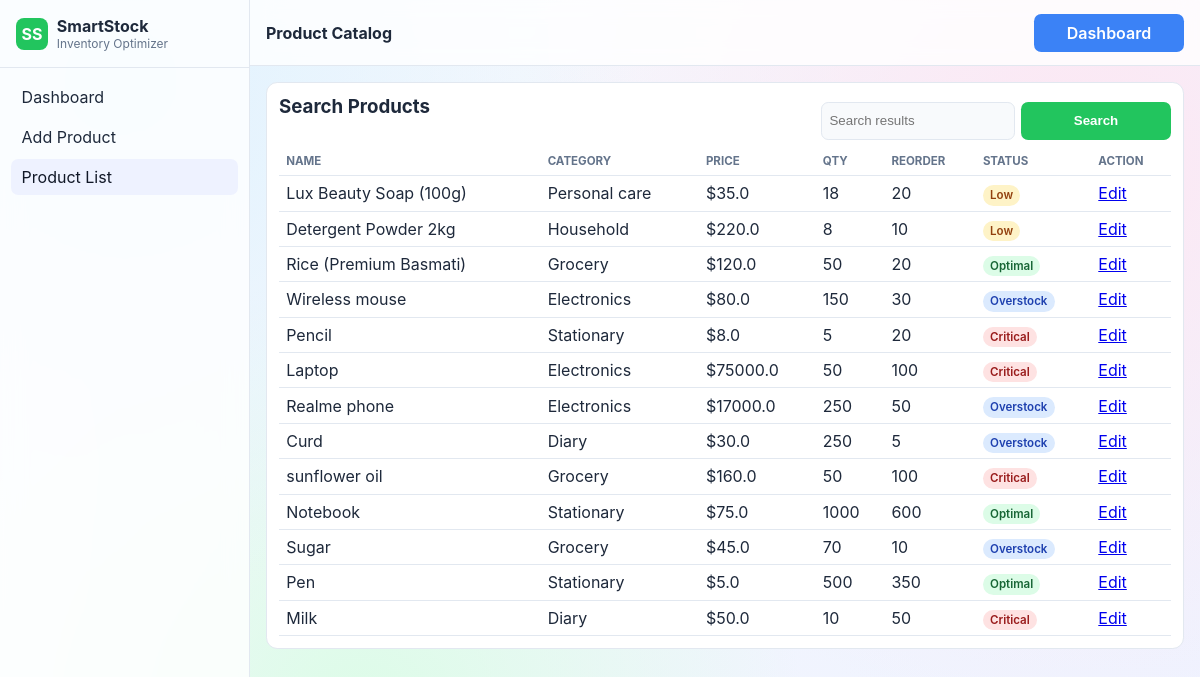
The page /products/ (signed in) on the database its author committed.
### stockapp/models.py (models this page shows, shortened)
class Product(models.Model):
    name = models.CharField(max_length=100)
    category = models.CharField(max_length=100)
    sku = models.CharField(max_length=40, unique=True, blank=True, null=True)
    price = models.FloatField(default=0, validators=[MinValueValidator(0)])
    quantity = models.IntegerField(validators=[MinValueValidator(0)])
    reorder_level = models.IntegerField(validators=[MinValueValidator(0)])
    supplier = models.ForeignKey(Supplier, null=True, blank=True, on_delete=models.SET_NULL)
    last_low_stock_notification = models.DateTimeField(null=True, blank=True)
    created_at = models.DateTimeField(auto_now_add=True, null=True, blank=True)
    updated_at = models.DateTimeField(auto_now=True, null=True, blank=True)

### stockapp/views.py (the view)
# urls.py: path('products/', views.product_list, name='product_list'),
@login_required(login_url='admin_login')
def product_list(request):
    if not request.user.is_staff:
        messages.error(request, 'Only admin can view full product list.')
        return redirect('supplier_dashboard' if hasattr(request.user, 'supplier') else 'admin_login')
    search = request.GET.get('search', '').strip()
    products = Product.objects.all().order_by('-id')
    if search:
        products = products.filter(models.Q(name__icontains=search) | models.Q(category__icontains=search) | models.Q(price__icontains=search))
    rows = build_products(products)
    return render(request, 'product_list.html', {'products': rows, 'search': search})

### stockapp/views.py (called while the page is built)
def get_status(quantity, reorder_level):
    if reorder_level <= 0:
        return 'optimal'
    if quantity <= reorder_level * 0.5:
        return 'critical'
    if quantity <= reorder_level:
        return 'low'
    if quantity > reorder_level * 3:
        return 'overstock'
    return 'optimal'

def build_products(products):
    out = []
    for p in products:
        status = get_status(p.quantity, p.reorder_level)
        out.append({
            'id': p.id,
            'name': p.name,
            'sku': f'SKU-{p.id:04d}',
            'category': p.category,
            'price': p.price,
            'quantity': p.quantity,
            'reorder': p.reorder_level,
            'status': status,
            'value': round(p.quantity * p.price, 2),
        })
    return out

### stockapp/templates/product_list.html (shortened to what this page needs)
{% load static %}
<!doctype html>
<html lang="en">
<head>
  <link rel="stylesheet" href="{% static 'style.css' %}">
</head>
<body>
  <div class="app-shell">
    <aside class="sidebar">
      <div class="brand"><div class="logo">SS</div><div><div class="title">SmartStock</div><div class="subtitle">Inventory Optimizer</div></div></div>
      <nav class="nav-links"><a href="{% url 'dashboard' %}">Dashboard</a><a href="{% url 'add_product' %}">Add Product</a><a class="active" href="{% url 'product_list' %}">Product List</a></nav>
    </aside>
    <div class="main">
      <header class="topbar"><div class="left"><div class="app-title">Product Catalog</div></div><div class="right"><a class="button" href="{% url 'dashboard' %}" style="background:#3b82f6;">Dashboard</a></div></header>
      <main class="content"><div class="panel"><div class="panel-head"><h3>Search Products</h3>
            <form method="get" style="display:flex; gap:.4rem; margin-top:.4rem;"><input class="search" type="text" name="search" placeholder="Search results" value="{{ search }}"><button class="button" type="submit">Search</button></form></div>
          <table>
            <thead><tr><th>Name</th><th>Category</th><th>Price</th><th>Qty</th><th>Reorder</th><th>Status</th><th>Action</th></tr></thead>
            <tbody>
            {% for p in products %}
              <tr><td>{{ p.name }}</td><td>{{ p.category }}</td><td>${{ p.price }}</td><td>{{ p.quantity }}</td><td>{{ p.reorder }}</td><td><span class="badge {{ p.status }}">{{ p.status|title }}</span></td><td><a class="link-btn" href="{% url 'update_product' p.id %}">Edit</a></td></tr>
            {% empty %}
              <tr><td colspan="7">No products found.</td></tr>
            {% endfor %}
            </tbody>
          </table>
        </div></main>
    </div>
  </div>
</body>
</html>

### stockapp/static/style.css (style rules this page uses)
:root { --bg: #f4f7ff; --panel: #ffffff; --text: #1e293b; --muted: #64748b; --border: #e2e8f0; --primary: #22c55e; --accent: #6366f1; --radius: 0.7rem; }
html, body { min-height: 100%; width: 100%; font-family: Inter, system-ui, -apple-system, Segoe UI, Roboto, sans-serif; background: radial-gradient(circle at 10% 10%, #e0f2fe 0%, transparent 40%), radial-gradient(circle at 90% 20%, #fce7f3 0%, transparent 45%), radial-gradient(circle at 30% 90%, #dcfce7 0%, transparent 40%), linear-gradient(135deg, #f8fafc, #eef2ff); color: var(--text); }
body { margin: 0; }
.app-shell { display: flex; min-height: 100vh; }
.sidebar { width: 250px; background: #ffffffcc; backdrop-filter: blur(12px); border-right: 1px solid var(--border); display: flex; flex-direction: column; }
.brand { display: flex; align-items: center; gap: 0.55rem; padding: 1rem; border-bottom: 1px solid var(--border); }
.logo { width: 2rem; height: 2rem; border-radius: 0.5rem; display: grid; place-items: center; background: var(--primary); color: #fff; font-weight: 700; }
.title { font-weight: 700; }
.subtitle { color: var(--muted); font-size: 0.75rem; }
.nav-links { display: flex; flex-direction: column; gap: 0.25rem; padding: 0.7rem; }
.nav-links a { text-decoration: none; color: var(--text); padding: 0.5rem 0.65rem; border-radius: 0.45rem; transition: 0.25s; }
.nav-links a:hover, .nav-links a.active { background: #eef2ff; color: #111827; }
.main { flex: 1; display: flex; flex-direction: column; }
.topbar { background: #ffffffcc; backdrop-filter: blur(10px); border-bottom: 1px solid var(--border); padding: 0.85rem 1rem; display: flex; justify-content: space-between; align-items: center; }
.topbar .app-title { font-weight: 700; }
.search { border: 1px solid var(--border); border-radius: 0.45rem; padding: 0.35rem 0.45rem; background: #f8fafc; }
.content { padding: 1rem; overflow: auto; }
.button { border: none; border-radius: 0.45rem; background: var(--primary); color: #fff; font-weight: 600; padding: 0.4rem 0.8rem; text-decoration: none; cursor: pointer; display: inline-flex; align-items: center; justify-content: center; gap: 0.25rem; min-width: 150px; min-height: 38px; height: 38px; }
.panel { background: var(--panel); border: 1px solid var(--border); border-radius: var(--radius); padding: 0.75rem; }
.panel-head { display: flex; justify-content: space-between; margin-bottom: 0.45rem; }
table { width: 100%; border-collapse: collapse; background: #ffffff; }
th, td { border-bottom: 1px solid var(--border); padding: 0.45rem; text-align: left; }
th { color: var(--muted); font-size: 0.72rem; text-transform: uppercase; }
.badge { border-radius: 999px; padding: 0.2rem 0.45rem; font-size: 0.72rem; font-weight: 600; }
.badge.optimal { background: #dcfce7; color: #166534; }
.badge.low { background: #fef3c7; color: #92400e; }
.badge.critical { background: #fee2e2; color: #991b1b; }
.badge.overstock { background: #dbeafe; color: #1e40af; }

### rows shown on the page
Product: name "Lux Beauty Soap (100g)", category "Personal care", price "35.0"
Product: name "Detergent Powder 2kg", category "Household", price "220.0"
Product: name "Rice (Premium Basmati)", category "Grocery", price "120.0"
Product: name "Wireless mouse", category "Electronics", price "80.0"
Product: name "Pencil", category "Stationary", price "8.0"
Product: name "Laptop", category "Electronics", price "75000.0"
Product: name "Realme phone", category "Electronics", price "17000.0"
Product: name "Curd", category "Diary", price "30.0"
Product: name "sunflower oil", category "Grocery", price "160.0"
Product: name "Notebook", category "Stationary", price "75.0"
Product: name "Sugar", category "Grocery", price "45.0"
Product: name "Pen", category "Stationary", price "5.0"
Product: name "Milk", category "Diary", price "50.0"

### other values the page prints
{{ p.quantity }} "18" "8" "50" "150" "5" "50" "250" "250" "50" "1000" "70" "500" "10"
{{ p.reorder }} "20" "10" "20" "30" "20" "100" "50" "5" "100" "600" "10" "350" "50"
{{ p.status|title }} "Low" "Low" "Optimal" "Overstock" "Critical" "Critical" "Overstock" "Overstock" "Critical" "Optimal" "Overstock" "Optimal" "Critical"
